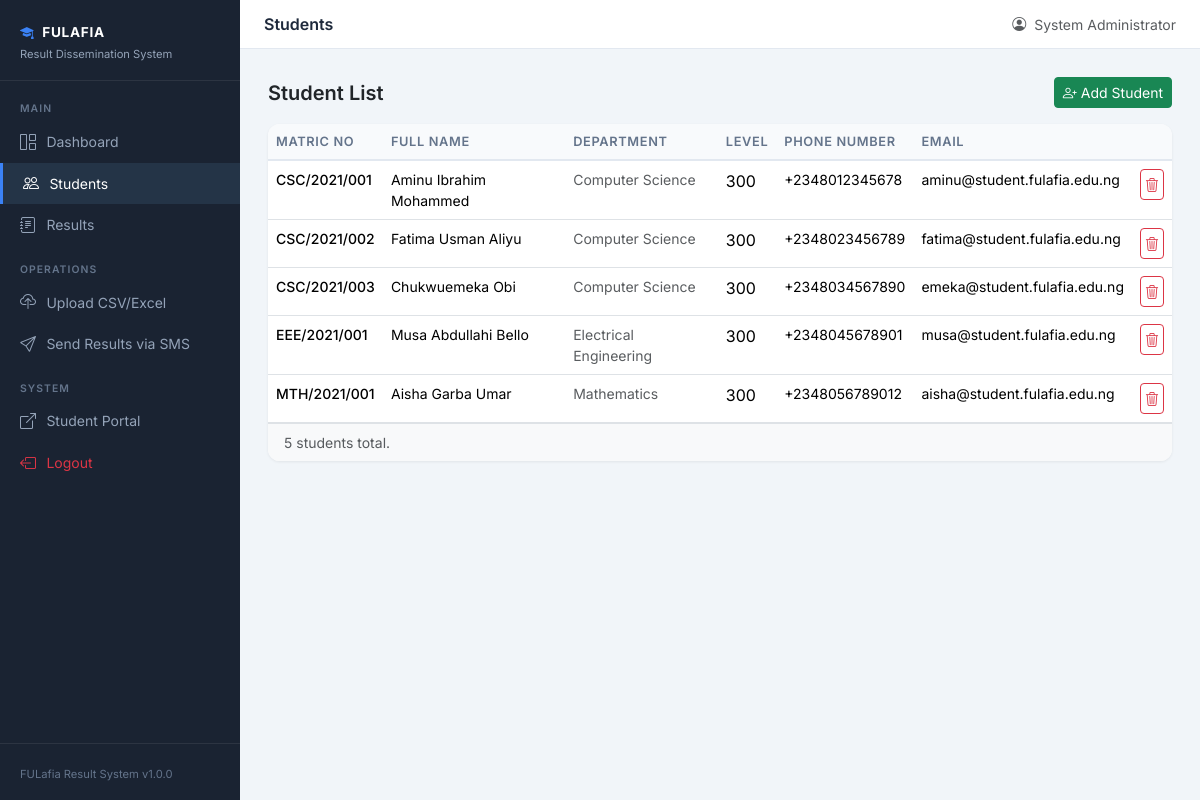
The app's page /admin/students.php (signed in) with its own data.
### tables this page shows
CREATE TABLE IF NOT EXISTS `students` (
    `id`           INT UNSIGNED  NOT NULL AUTO_INCREMENT,
    `matric_no`    VARCHAR(20)   NOT NULL UNIQUE COMMENT 'Matriculation number, e.g. CSC/2021/001',
    `full_name`    VARCHAR(150)  NOT NULL,
    `phone_number` VARCHAR(20)   NOT NULL COMMENT 'E.164 format, e.g. +2348012345678',
    `department`   VARCHAR(100)  NOT NULL,
    `level`        SMALLINT      NOT NULL DEFAULT 100 COMMENT '100, 200, 300, 400, 500',
    `email`        VARCHAR(150)          DEFAULT NULL,
    `created_at`   DATETIME      NOT NULL DEFAULT CURRENT_TIMESTAMP,
    PRIMARY KEY (`id`),
    INDEX `idx_matric_no` (`matric_no`)
);

### includes/functions.php (called while the page is built, shortened)
<?php
function url(string $path = ''): string
{
    $base = BASE_URL;
    $path = ltrim($path, '/');
    if ($base === '') {
        return '/' . $path;
    }
    return $path === '' ? $base . '/' : $base . '/' . $path;
}
function e(string $value): string
{
    return htmlspecialchars($value, ENT_QUOTES | ENT_SUBSTITUTE, 'UTF-8');
}

### admin/students.php (the view, shortened to what this page needs)
<?php
$db        = getDB();
$sql = 'SELECT * FROM students ORDER BY matric_no ASC';
$stmt = $db->prepare($sql);
$stmt->execute();
$students = $stmt->fetchAll();
require_once dirname(__DIR__) . '/includes/header.php';
?>
<div class="d-flex justify-content-between align-items-center mb-3">
    <h5 class="fw-semibold mb-0">Student List</h5>
    <button type="button" class="btn btn-sm btn-success" data-bs-toggle="modal" data-bs-target="#addStudentModal">
        <i class="bi bi-person-plus me-1"></i>Add Student
    </button>
</div>
<div class="table-wrapper">
    <div class="table-responsive">
        <table class="table mb-0">
            <thead>
                <tr>
                    <th>Matric No</th>
                    <th>Full Name</th>
                    <th>Department</th>
                    <th>Level</th>
                    <th>Phone Number</th>
                    <th>Email</th>
                    <th></th>
                </tr>
            </thead>
            <tbody>
                <?php if (empty($students)): ?>
                <tr><td colspan="7" class="text-center text-muted py-4">No students found.</td></tr>
                <?php else: ?>
                <?php foreach ($students as $s): ?>
                <tr>
                    <td><div class="fw-medium small"><?= e($s['matric_no']) ?></div></td>
                    <td><div class="small"><?= e($s['full_name']) ?></div></td>
                    <td class="small text-muted"><?= e($s['department']) ?></td>
                    <td><?= (int)$s['level'] ?></td>
                    <td class="small"><?= e($s['phone_number']) ?></td>
                    <td class="small"><?= e($s['email'] ?: '-') ?></td>
                    <td>
                        <form method="POST" action="<?= e(url('admin/students.php')) ?>" style="display:inline"
                              onsubmit="return confirm('Delete this student and all their associated results/SMS logs? This cannot be undone.')">
                            <button type="submit" class="btn btn-sm btn-outline-danger p-1">
                                <i class="bi bi-trash3"></i>
                            </button>
                        </form>
                    </td>
                </tr>
                <?php endforeach; ?>
                <?php endif; ?>
            </tbody>
        </table>
    </div>
    <div class="px-3 py-2 bg-light border-top text-muted small">
        <?= count($students) ?> student<?= count($students) !== 1 ? 's' : '' ?> total.
    </div>
</div>
<?php require_once dirname(__DIR__) . '/includes/footer.php'; ?>

### includes/header.php (style rules this page uses)
:root { --sidebar-width: 240px; --sidebar-bg: #1a2332; --sidebar-hover: #243447; --accent: #3b82f6; --accent-light: #eff6ff; }
body { font-family: 'Inter', sans-serif; background: #f1f5f9; min-height: 100vh; }
.table-wrapper { background: #fff; border-radius: 12px; overflow: hidden; box-shadow: 0 1px 3px rgba(0,0,0,.07); }
.table thead th { background: #f8fafc; border-bottom: 2px solid #e2e8f0; font-size: .8rem; font-weight: 600; text-transform: uppercase; letter-spacing: .05em; color: #64748b; }

### records on screen
students: matric_no "CSC/2021/001", full_name "Aminu Ibrahim Mohammed", department "Computer Science", level "300", phone_number "+2348012345678", email "aminu@student.fulafia.edu.ng"
students: matric_no "CSC/2021/002", full_name "Fatima Usman Aliyu", department "Computer Science", level "300", phone_number "+2348023456789", email "fatima@student.fulafia.edu.ng"
students: matric_no "CSC/2021/003", full_name "Chukwuemeka Obi", department "Computer Science", level "300", phone_number "+2348034567890", email "emeka@student.fulafia.edu.ng"
students: matric_no "EEE/2021/001", full_name "Musa Abdullahi Bello", department "Electrical Engineering", level "300", phone_number "+2348045678901", email "musa@student.fulafia.edu.ng"
students: matric_no "MTH/2021/001", full_name "Aisha Garba Umar", department "Mathematics", level "300", phone_number "+2348056789012", email "aisha@student.fulafia.edu.ng"

### other values on screen
APP_NAME "FULafia Result System"
APP_VERSION "1.0.0"
$pageTitle "Students"
$_SESSION['admin_name'] "System Administrator"
count($students) "5"
